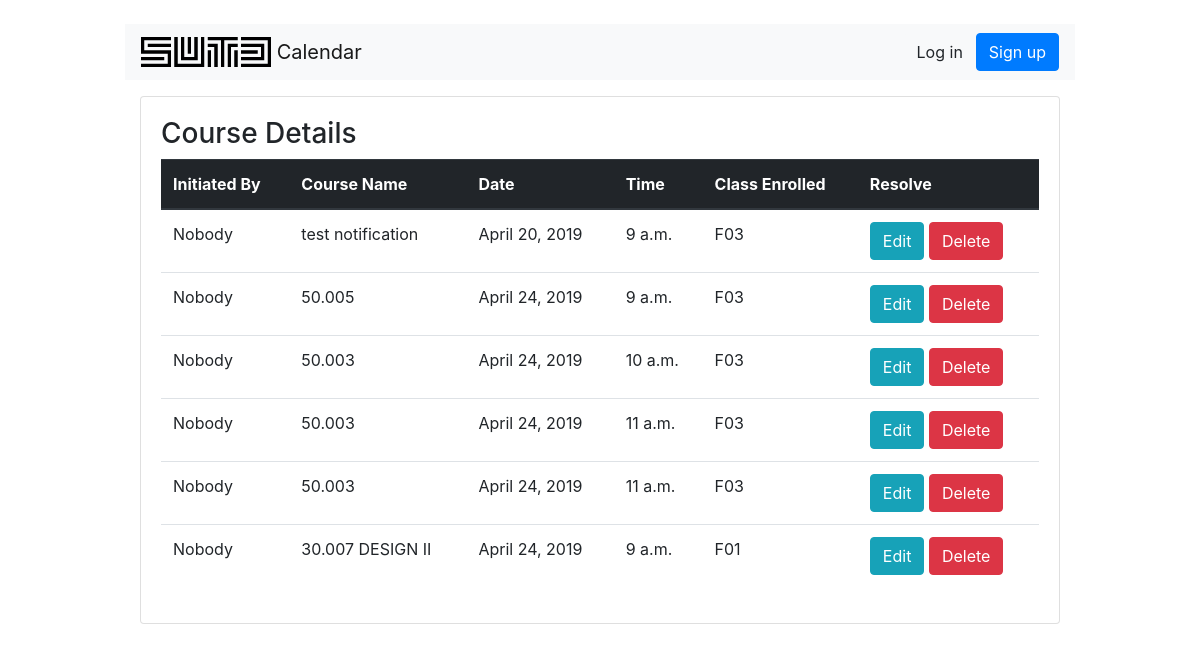
The page /schedule/allschedules on the database as committed earlier.
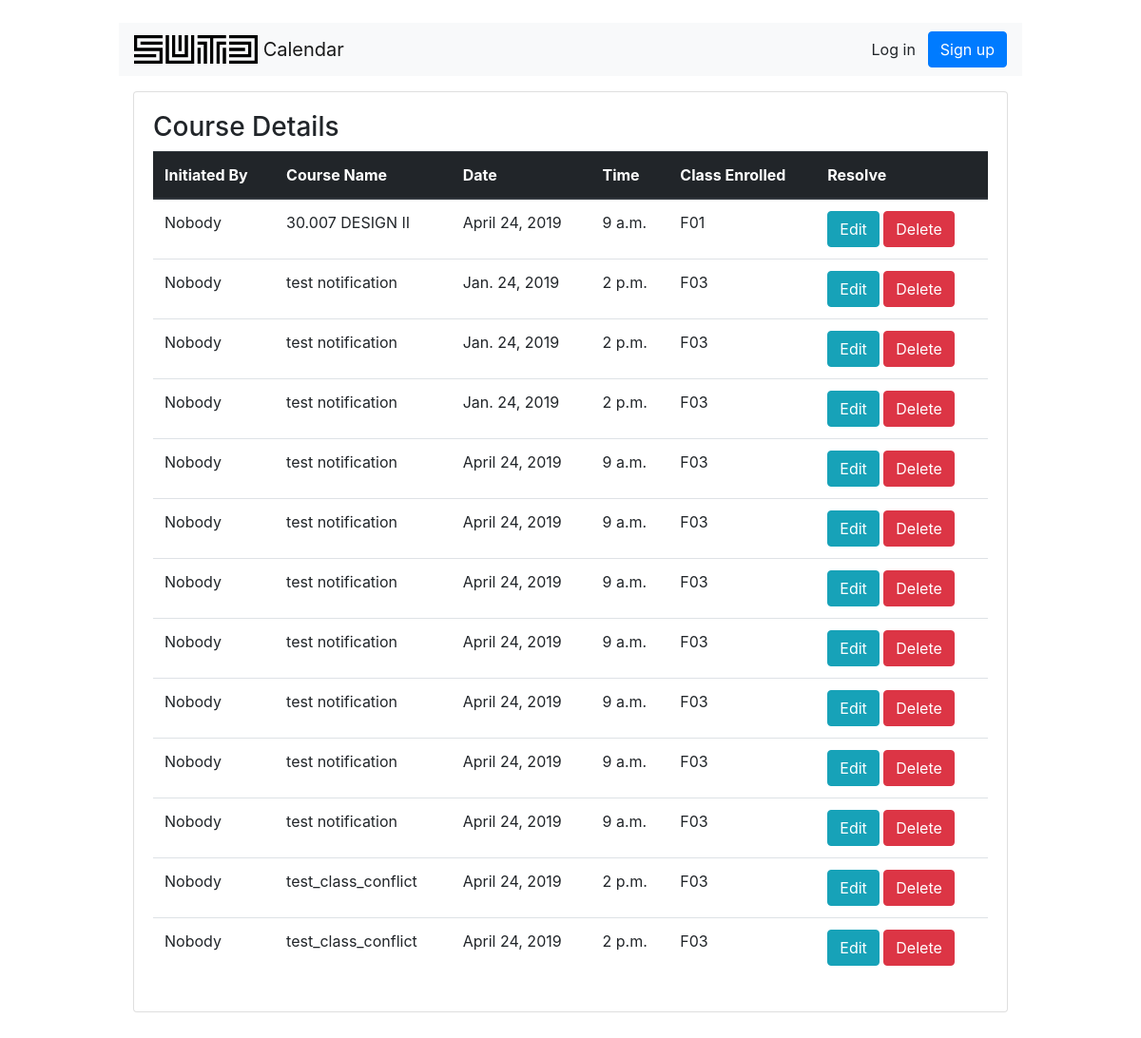
The same page on the database as committed later.
### schedule/models.py (models this page shows, shortened)
class Schedule(models.Model):
    course_Name = models.CharField(max_length=120)
    pillar_Type = models.CharField(max_length=10, choices=PILLAR_CHOICES)
    event_Name = models.CharField(max_length=120, default="None")
    description = models.TextField(blank=True, null=True)
    date = models.DateField(("Date"), default=datetime.date.today)
    start_Time = models.TimeField()
    event_Duration = models.IntegerField(default=0, choices=DURATION_CHOICES)
    lecturer = models.CharField(max_length=50)
    class_Enrolled = models.CharField(max_length=4, default="")
    location = models.IntegerField()
    is_Suggestion = models.BooleanField(default=False)
    is_Finalized = models.BooleanField(default=False)
    is_Event = models.BooleanField(default=False)
    initiated_By = models.CharField(max_length=50, default="Nobody")
    is_Conflicting = models.BooleanField(default=False)
    is_classconflict = models.BooleanField(default=False)
    is_profconflict = models.BooleanField(default=False)
    day_Of_Week = models.IntegerField(
        default=1, validators=[MaxValueValidator(7), MinValueValidator(1)])

### schedule/views.py (the view)
# urls.py: path('allschedules', views.ModifyScheduleListView.as_view() , name= 'allschedules'),
class ModifyScheduleListView(ListView):
    template_name = 'modifyschedule/modifyschedulelist.html'
    all_obj = Schedule.objects.all()
    for i in all_obj:
        print(i.pk)
    def get_queryset(self):
        return Schedule.objects.filter(is_Event=False)

### schedule/templates/modifyschedule/modifyschedulelist.html (shortened to what this page needs)
{% extends 'base.html' %}
{% block content %}
	<h3>Course Details</h3>
	<table  class="table table-hover">
		<thead class="thead-dark">
			<tr>
			    <th scope="col">Initiated By</th>
				<th scope="col">Course Name</th>
				<th scope="col">Date</th>
				<th scope="col">Time</th>
				<th scope="col">Class Enrolled</th>
				<th scope="col">Resolve </th>
		  	</tr>
		{% for item in object_list %}
		<tr>
			<td>{{ item.initiated_By }}</td>
			<td>{{ item.course_Name }}</td>
			<td>{{ item.date }}</td>
			<td>{{ item.start_Time }}</td>
			<td>{{ item.class_Enrolled }}</td>
			<td> <a class="btn btn-info" href="{% url 'schedule:modify' item.id %}" role="button">Edit</a>
				<a class="btn btn-danger" href="{% url 'schedule:delete' item.id %}" role="button">Delete</a></td>
		</tr>
	   	{% empty %}
		   <tr>
		   <td>No course details yet </td>
		   <td></td>
		   <td></td>
	    	</tr>
		{% endfor %}
{% endblock %}

Rows that differ between the two databases and show on the page:
removed Schedule: initiated_By "Nobody", course_Name "test notification", date "April 20, 2019", start_Time "9 a.m.", class_Enrolled "F03"
removed Schedule: initiated_By "Nobody", course_Name "50.005", date "April 24, 2019", start_Time "9 a.m.", class_Enrolled "F03"
removed Schedule: initiated_By "Nobody", course_Name "50.003", date "April 24, 2019", start_Time "10 a.m.", class_Enrolled "F03"
removed Schedule: initiated_By "Nobody", course_Name "50.003", date "April 24, 2019", start_Time "11 a.m.", class_Enrolled "F03"
removed Schedule: initiated_By "Nobody", course_Name "50.003", date "April 24, 2019", start_Time "11 a.m.", class_Enrolled "F03"
added Schedule: initiated_By "Nobody", course_Name "test notification", date "Jan. 24, 2019", start_Time "2 p.m.", class_Enrolled "F03"
added Schedule: initiated_By "Nobody", course_Name "test notification", date "Jan. 24, 2019", start_Time "2 p.m.", class_Enrolled "F03"
added Schedule: initiated_By "Nobody", course_Name "test notification", date "Jan. 24, 2019", start_Time "2 p.m.", class_Enrolled "F03"
added Schedule: initiated_By "Nobody", course_Name "test notification", date "April 24, 2019", start_Time "9 a.m.", class_Enrolled "F03"
added Schedule: initiated_By "Nobody", course_Name "test notification", date "April 24, 2019", start_Time "9 a.m.", class_Enrolled "F03"
added Schedule: initiated_By "Nobody", course_Name "test notification", date "April 24, 2019", start_Time "9 a.m.", class_Enrolled "F03"
added Schedule: initiated_By "Nobody", course_Name "test notification", date "April 24, 2019", start_Time "9 a.m.", class_Enrolled "F03"
added Schedule: initiated_By "Nobody", course_Name "test notification", date "April 24, 2019", start_Time "9 a.m.", class_Enrolled "F03"
added Schedule: initiated_By "Nobody", course_Name "test notification", date "April 24, 2019", start_Time "9 a.m.", class_Enrolled "F03"
added Schedule: initiated_By "Nobody", course_Name "test notification", date "April 24, 2019", start_Time "9 a.m.", class_Enrolled "F03"
added Schedule: initiated_By "Nobody", course_Name "test_class_conflict", date "April 24, 2019", start_Time "2 p.m.", class_Enrolled "F03"
added Schedule: initiated_By "Nobody", course_Name "test_class_conflict", date "April 24, 2019", start_Time "2 p.m.", class_Enrolled "F03"
